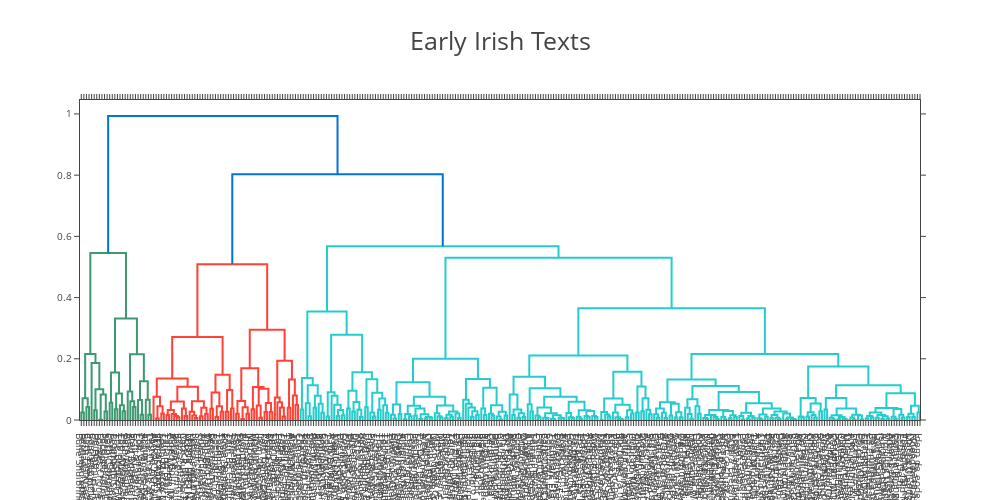

This figure's notebook cell:
### Code cell
import plotly.figure_factory as ff

X_2D = pca.fit_transform(X.todense())
dendro = ff.create_dendrogram(X_2D, labels=data['Title'].tolist())
dendro['layout'].update(width=1000, height=500,
                     title={'text': 'Early Irish Texts', 'font': {'size': 25}}, 
                     font={'size': 10})
iplot(dendro, filename='dendro2')
